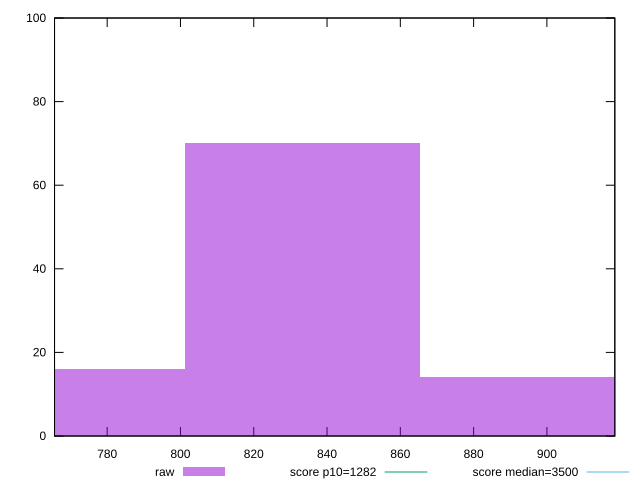

Here is the gnuplot script that generated this plot:
reset

$raw <<EOF
897.532649421432 14
833.4231744627583 70
769.3136995040845 16
EOF

set key outside below
set boxwidth 64.10947495867372
set xrange [765.6360000000004:918.5360000000001]
set yrange [0:100]
set trange [0:100]
set style fill transparent solid 0.5 noborder

set parametric
set terminal svg size 640, 490 enhanced background rgb 'white'
set output "reports/report_00033_2021-03-01T14-23-16.841Z/bootup-time/samples/astro-cached/raw/histogram.svg"

plot $raw title "raw" with boxes, \
     1282,t title "score p10=1282", \
     3500,t title "score median=3500"

reset
